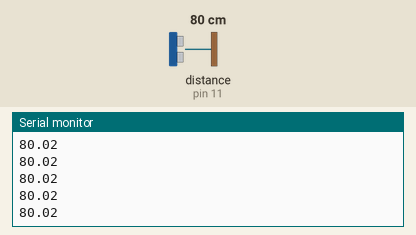
A sketch run on a simulated Arduino Uno, built with avr-gcc and run on an emulated ATmega328P. On the bench: the last lines printed to the serial monitor. Wiring (inferred from the names in the program): ultrasonic range finder: trigger pin 10; echo pin 11. The inputs (shaded band) are chosen by the test bench; at power-on: distance to the obstacle (sensor on pin 11) 80 cm. The echo pulse lasts 58.3 µs per cm.

Above: at 1.2 s.
1.3 s: distance to the obstacle (sensor on pin 11) set to 2 cm
At 1.35 s:
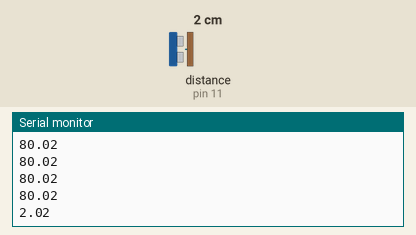
2.8 s: distance to the obstacle (sensor on pin 11) set to 4 cm
At 2.83 s:
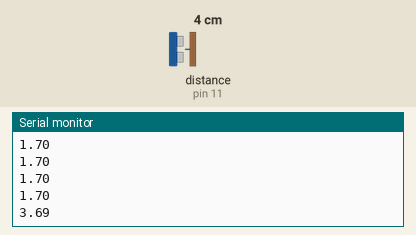
Timing chart, 0 to 5.8 s (numbered marks = the images above; inputs shaded):
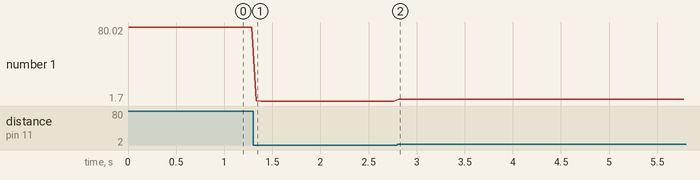

Measured:
- after the input at 1.3 s, the serial monitor: prints a new line at once (image 1)
- after the input at 2.8 s, the serial monitor: prints a new line at once (image 2)
- plotted number 1: 80.02 → 1.7 after the input at 1.3 s, 1.7 → 3.69 after the input at 2.8 s

The sketch:

Ultrasonic_sens.ino
```cpp
// Arduino code for HC-SR04
#define TRIG_PIN 10
#define ECHO_PIN 11

void setup() {
  Serial.begin(9600);
  pinMode(TRIG_PIN, OUTPUT);
  pinMode(ECHO_PIN, INPUT);
}

void loop() {
  // Send trigger pulse
  digitalWrite(TRIG_PIN, LOW);
  delayMicroseconds(2);
  digitalWrite(TRIG_PIN, HIGH);
  delayMicroseconds(10);
  digitalWrite(TRIG_PIN, LOW);

  // Read echo pulse duration
  long duration = pulseIn(ECHO_PIN, HIGH);

  // Convert to distance in cm
  float distance = duration * 0.0343 / 2;

  // Send distance via serial
  Serial.println(distance);

  // Wait 50 ms
  delay(50);
}
```
